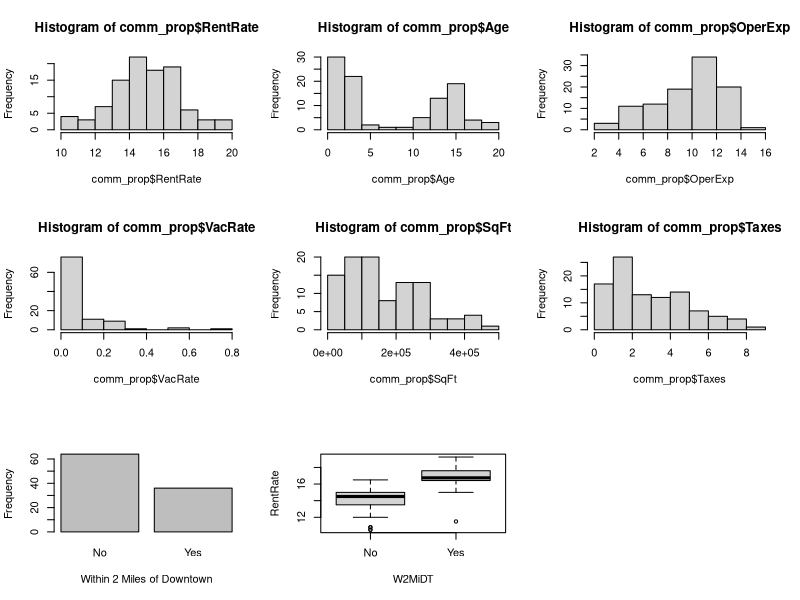
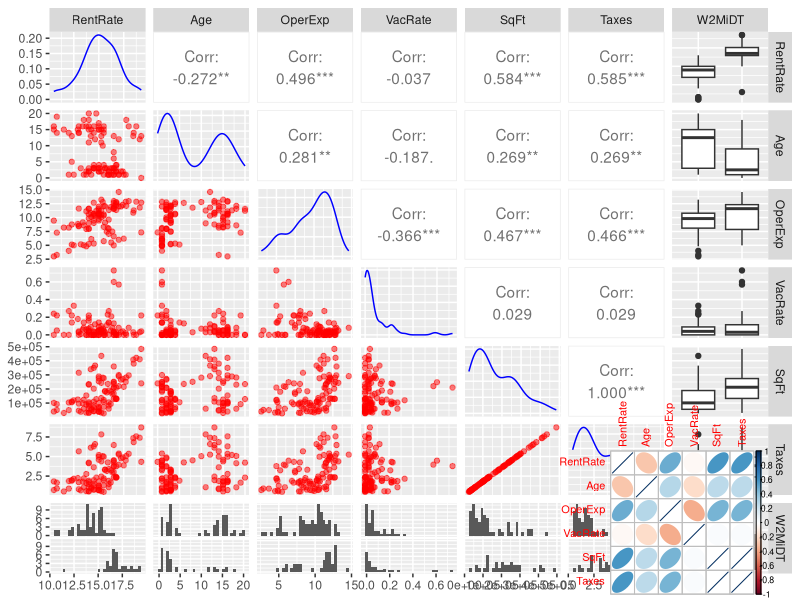
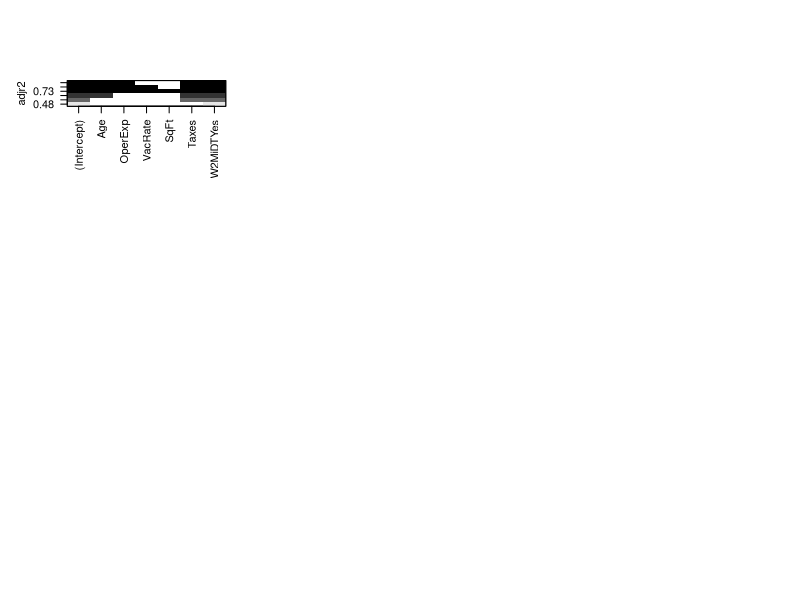
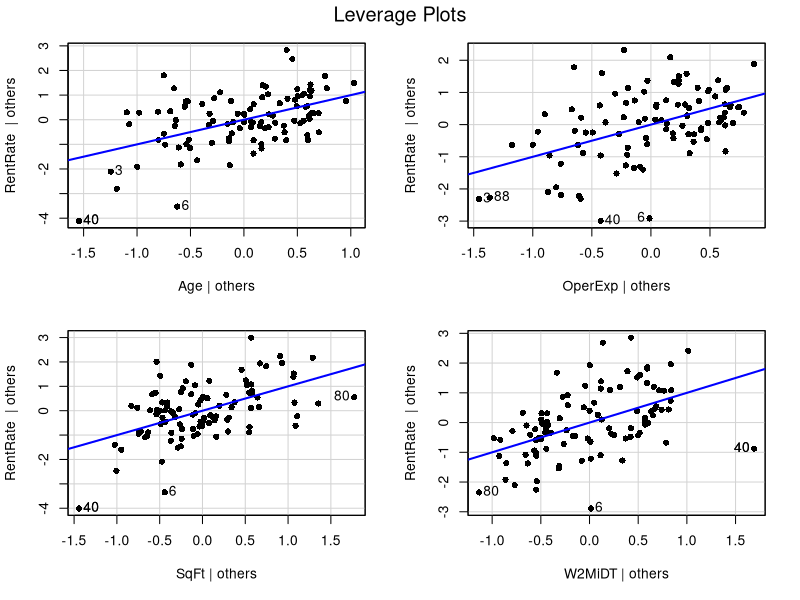
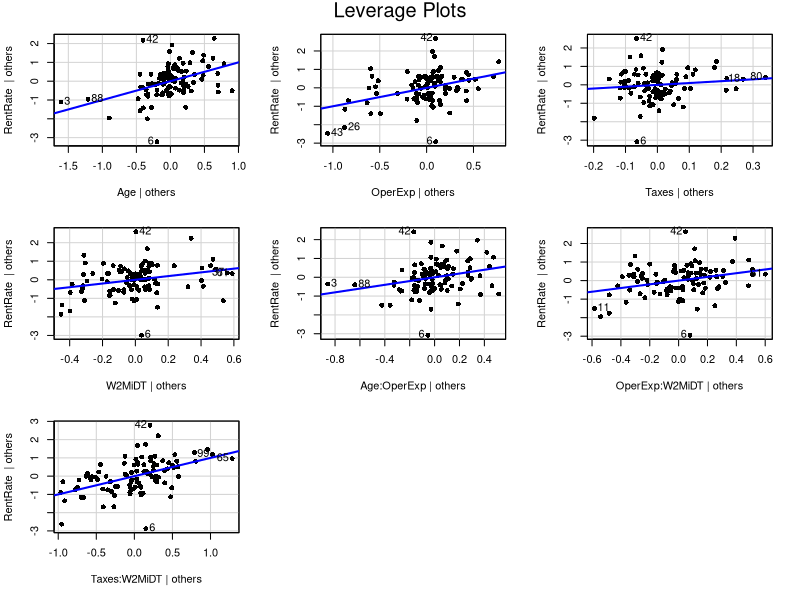
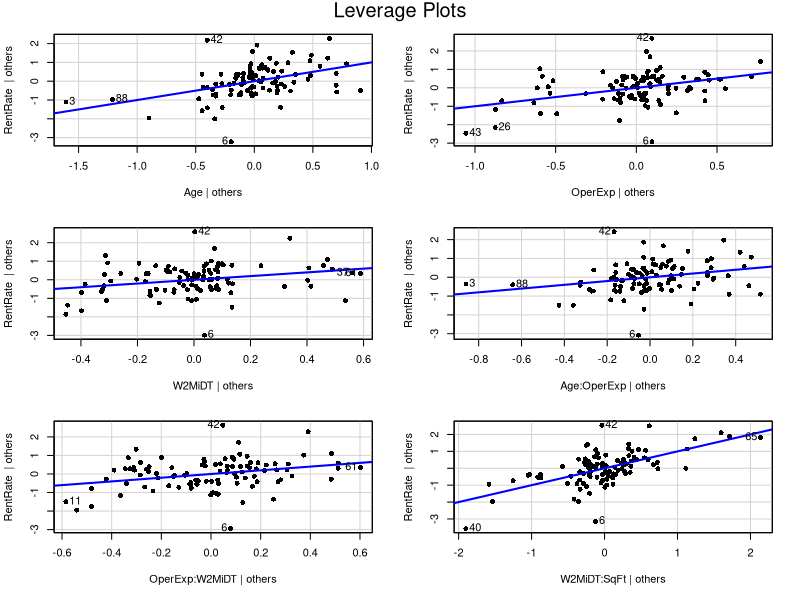
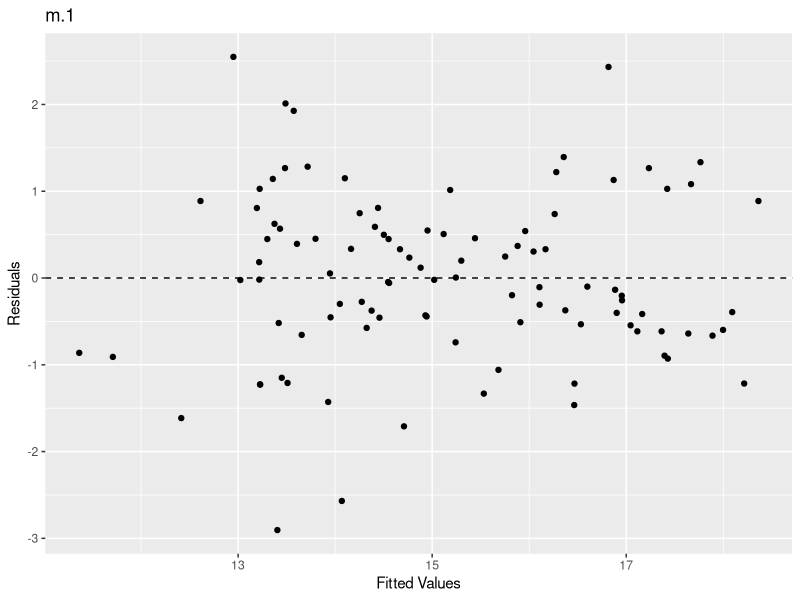
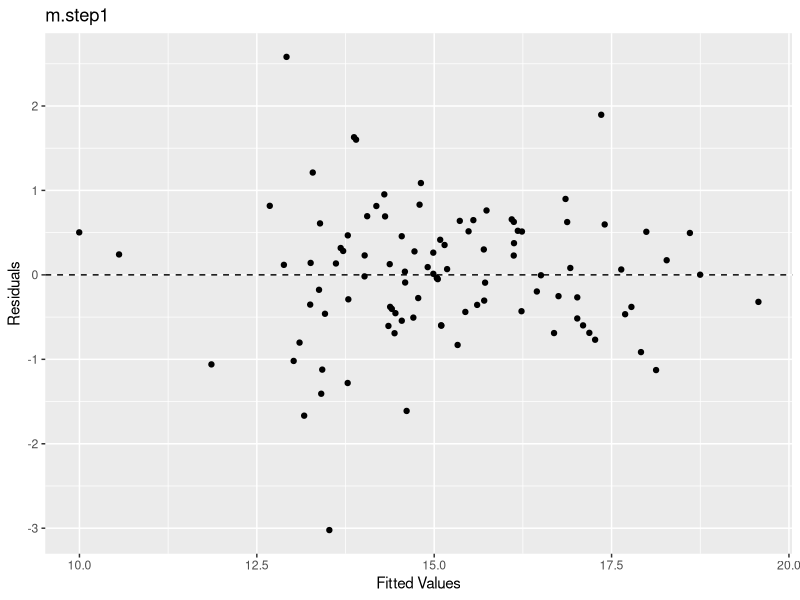

Here is the R script that generated these plots, in order:
## ---- chunk 1
knitr::opts_chunk$set(echo = TRUE)
library(ggplot2)
library(dplyr)
library(Hmisc)
library(scales)
library(stats)
library(MASS)
library(leaps)
library(car)
library(GGally)
library(corrplot)
library(knitr)
## ---- chunk 2
# comm_prop <- read.csv("C:/Users/aaron.goletz/Desktop/My Docs/Lipscomb Documents/Stats Analysis and Decision Modeling/MSDS 5043/comm_prop.csv")
comm_prop <- read.csv("comm_prop.csv", header=TRUE)
comm_prop$W2MiDT <- factor(comm_prop$W2MiDT, labels = c("No", "Yes"))

kable(head(comm_prop), format = "html", align='c', caption = "Example of Data") #Head function will return the FIRST 6 rows of the dataset

## ---- chunk 3
summary(comm_prop) #Summary function returns a compact analysis of the dataset
## ---- chunk 4
par(mfrow = c(3,3))
hist(comm_prop$RentRate)
hist(comm_prop$Age)
hist(comm_prop$OperExp)
hist(comm_prop$VacRate)
hist(comm_prop$SqFt)
hist(comm_prop$Taxes)
plot(comm_prop$W2MiDT , xlab="Within 2 Miles of Downtown", ylab="Frequency")
boxplot(RentRate~W2MiDT, data=comm_prop)
## ---- chunk 5
round(cor(comm_prop[1:6]),3)
## ---- chunk 6
ggpairs(comm_prop[,1:7] , 
        lower = list(continuous = wrap("points", color = "red", alpha = 0.5)), 
        diag = list(continuous = wrap("densityDiag",  color = "blue", alpha = 0.5)))

# 'ggpairs' function is derived from 'GGally' library and draws a martix of plots of the diven dataset
## ---- chunk 7
corrplot(cor(comm_prop[,c(1:6)]), method="ellipse")
#'corrplot' function is derived from the 'corrplot' library and returns the correlations of multiple factors of the dataset in graphical table
## ---- chunk 8
m <- lm(RentRate ~ ., data=comm_prop)
summary(m)
## ---- chunk 9
m.4 <- lm(RentRate ~ Age + OperExp + VacRate + SqFt + W2MiDT, data=comm_prop) # drop Taxes
summary(m.4)

m.3 <- lm(RentRate ~ Age + OperExp + VacRate + SqFt, data=comm_prop) # drop W2MiDT
summary(m.3)

m.2 <- lm(RentRate ~ Age + OperExp + VacRate + W2MiDT, data=comm_prop) # drop SqFt
summary(m.2)

m.1 <- lm(RentRate ~ Age + OperExp + SqFt + W2MiDT, data=comm_prop) # drop VacRate
summary(m.1)
## ---- chunk 10
comm_prop.full <- lm(RentRate ~ .*., data = comm_prop)
stepAIC(comm_prop.full, direction ="backward")
## ---- chunk 11
m.step <- lm(formula = RentRate ~ Age + OperExp + VacRate + Taxes + W2MiDT + 
    Age:OperExp + Age:VacRate + OperExp:VacRate + OperExp:W2MiDT + 
    Taxes:W2MiDT, data = comm_prop)
summary(m.step)
## ---- chunk 12
m.step <- lm(formula = RentRate ~ Age + OperExp + Taxes + W2MiDT + 
    Age:OperExp + OperExp:W2MiDT + Taxes:W2MiDT, data = comm_prop)
summary(m.step)
## ---- chunk 13
subsets <- regsubsets(RentRate ~ ., data=comm_prop)
plot(subsets, scale="adjr2")

## ---- chunk 14
m.sub <- lm(RentRate ~ Age+OperExp+W2MiDT+Age:OperExp+Age:Taxes+OperExp:W2MiDT+SqFt:W2MiDT, data=comm_prop)
summary(m.sub)

## ---- chunk 15
m.sub1 <- lm(RentRate ~ Age+OperExp+W2MiDT+Age:OperExp+OperExp:W2MiDT+SqFt:W2MiDT, data=comm_prop)
summary(m.sub1)
## ---- chunk 16
leveragePlots(m.1,pch=16)

leveragePlots(m.step,pch=16)

leveragePlots(m.sub1,pch=16)
## ---- chunk 17
library(ggplot2)
m_df <- fortify(m.1)
ggplot(m_df, aes(x=.fitted, y=.resid)) +
  geom_point() +
  geom_hline(yintercept = 0, linetype = 2) +
  labs(x="Fitted Values", y="Residuals", title="m.1")
m.step_df <- fortify(m.step)
ggplot(m.step_df, aes(x=.fitted, y=.resid)) +
  geom_point() +
  geom_hline(yintercept = 0, linetype = 2) +
  labs(x="Fitted Values", y="Residuals", title="m.step1")
m.sub_df <- fortify(m.sub1)
ggplot(m.sub_df, aes(x=.fitted, y=.resid)) +
  geom_point() +
  geom_hline(yintercept = 0, linetype = 2) +
  labs(x="Fitted Values", y="Residuals", title="m.sub1")
## ---- chunk 18
car::ncvTest(m.1)
car::ncvTest(m.step)
car::ncvTest(m.sub1)
## ---- chunk 19
shapiro.test(m.1$residuals)
shapiro.test(m.step$residuals)
shapiro.test(m.sub1$residuals)
## ---- chunk 20
par(mfrow=c(2,3))

hist(m.1$residuals)
hist(m.step$residuals)
hist(m.sub1$residuals)

qqnorm(m.1$residuals, pch=16)
qqline(m.1$residuals)

qqnorm(m.step$residuals, pch=16)
qqline(m.step$residuals)

qqnorm(m.sub1$residuals, pch=16)
qqline(m.sub1$residuals)
## ---- chunk 21
car::vif(m.1)
car::vif(m.step)
car::vif(m.sub1)

## ---- chunk 22
new_obs = data.frame(Age=9, SqFt=40,OperExp=13,W2MiDT="No")
predict(m.1, newdata = new_obs, interval="predict")

new_obs = data.frame(Age=9, SqFt=40,OperExp=13,Taxes=.54,W2MiDT="No")
predict(m.step, newdata = new_obs, interval="predict")

new_obs = data.frame(Age=9, SqFt=40,OperExp=13,Taxes=.54,W2MiDT="No")
predict(m.sub1, newdata = new_obs, interval="predict")
